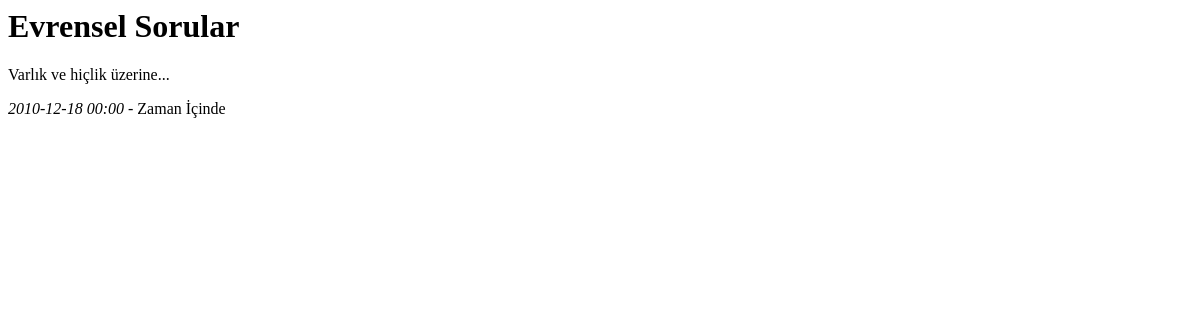
The page /yazi/3 on the database as committed earlier.
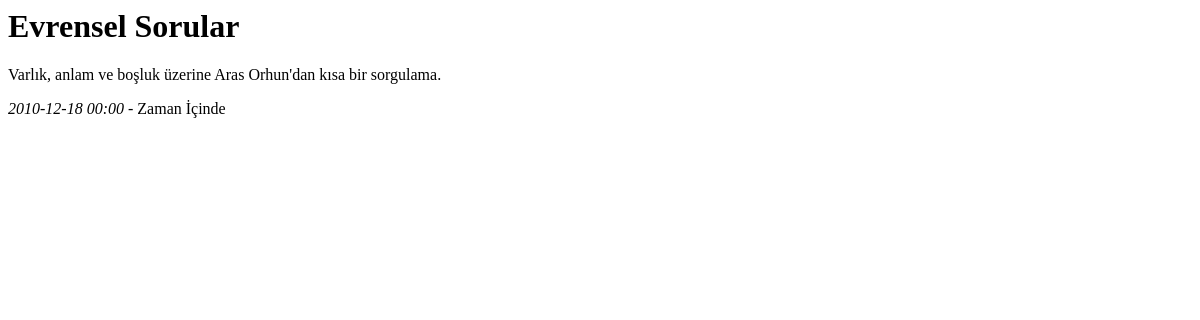
The same page on the database as committed later.
### tables this page shows
CREATE TABLE posts (id INTEGER PRIMARY KEY, title TEXT, content TEXT, created_at TEXT, category TEXT);

### app.py (the view)
@app.route('/yazi/<int:id>')
def yazi(id):
    conn = get_db()
    post = conn.execute('SELECT * FROM posts WHERE id = ?', (id,)).fetchone()
    conn.close()
    return render_template('yazi.html', post=post)

### app.py (called while the page is built)
def get_db():
    conn = sqlite3.connect('arasorhun.db')
    conn.row_factory = sqlite3.Row
    return conn

### templates/yazi.html
<h1>{{post.title}}</h1><p>{{post.content}}</p><i>{{post.created_at}}</i> - {{post.category}}

Rows that differ between the two databases and show on the page:
changed posts "Evrensel Sorular": content "Varlık ve hiçlik üzerine..." → "Varlık, anlam ve boşluk üzerine Aras Orhun'dan kısa bir sorgulama."
